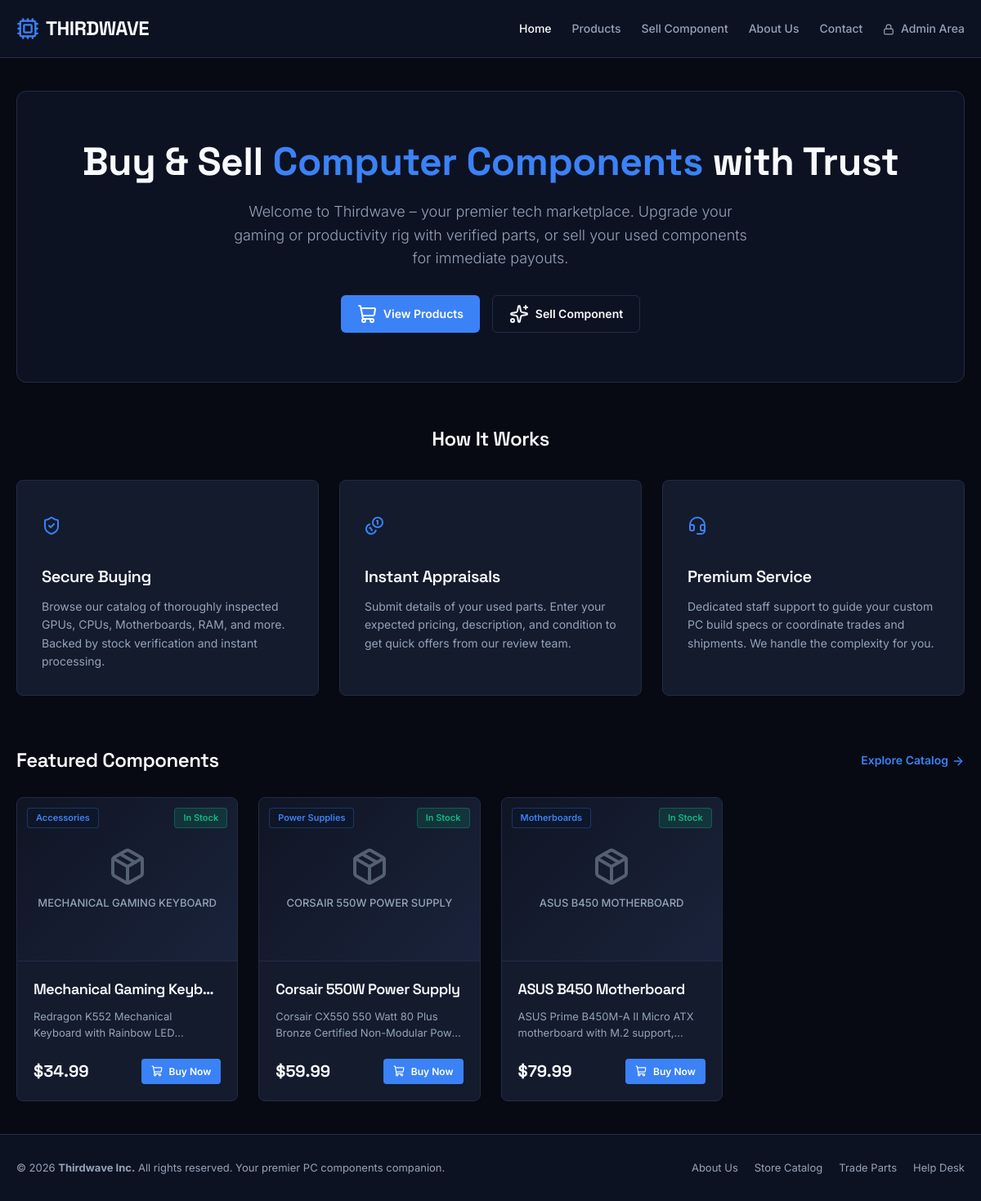
The page / on the database its author committed.
### tables this page shows
CREATE TABLE `products` (
  `id` INT AUTO_INCREMENT PRIMARY KEY,
  `category_id` INT NOT NULL,
  `name` VARCHAR(150) NOT NULL,
  `description` TEXT,
  `price` DECIMAL(10,2) NOT NULL,
  `stock_quantity` INT NOT NULL DEFAULT 0,
  `image` VARCHAR(255) DEFAULT NULL,
  `status` VARCHAR(25) NOT NULL DEFAULT 'Available',
  `created_at` TIMESTAMP DEFAULT CURRENT_TIMESTAMP,
  FOREIGN KEY (`category_id`) REFERENCES `categories` (`id`) ON DELETE CASCADE
);

CREATE TABLE `categories` (
  `id` INT AUTO_INCREMENT PRIMARY KEY,
  `name` VARCHAR(100) NOT NULL UNIQUE,
  `created_at` TIMESTAMP DEFAULT CURRENT_TIMESTAMP
);

### index.php (the view)
<?php
require_once 'includes/db.php';
require_once 'includes/header.php';
$featured_query = "SELECT p.*, c.name AS category_name FROM products p JOIN categories c ON p.category_id = c.id WHERE p.status = 'Available' ORDER BY p.id DESC LIMIT 3";
$featured_result = $conn->query($featured_query);
?>
<div class="hero" id="home_hero">
  <h1>Buy & Sell <span>Computer Components</span> with Trust</h1>
  <p>Welcome to Thirdwave – your premier tech marketplace. Upgrade your gaming or productivity rig with verified parts, or sell your used components for immediate payouts.</p>
  <div class="hero-actions">
    <a href="products.php" class="btn btn-primary" id="btn_shop"><i data-lucide="shopping-cart"></i> View Products</a>
    <a href="sell.php" class="btn btn-secondary" id="btn_sell"><i data-lucide="sparkles"></i> Sell Component</a>
  </div>
</div>
<h2 class="section-title text-center" style="text-align: center; font-size: 24px; margin-bottom: 30px;">How It Works</h2>
<div class="features-grid">
  <div class="feature-card" id="feat_buy">
    <div class="feature-icon"><i data-lucide="shield-check"></i></div>
    <h3>Secure Buying</h3>
    <p>Browse our catalog of thoroughly inspected GPUs, CPUs, Motherboards, RAM, and more. Backed by stock verification and instant processing.</p>
  </div>
  <div class="feature-card" id="feat_sell">
    <div class="feature-icon"><i data-lucide="coins"></i></div>
    <h3>Instant Appraisals</h3>
    <p>Submit details of your used parts. Enter your expected pricing, description, and condition to get quick offers from our review team.</p>
  </div>
  <div class="feature-card" id="feat_support">
    <div class="feature-icon"><i data-lucide="headset"></i></div>
    <h3>Premium Service</h3>
    <p>Dedicated staff support to guide your custom PC build specs or coordinate trades and shipments. We handle the complexity for you.</p>
  </div>
</div>
<div class="featured-section" style="margin-top: 60px;">
  <div style="display: flex; justify-content: space-between; align-items: center; margin-bottom: 25px;">
    <h2 style="font-size: 24px; margin: 0;">Featured Components</h2>
    <a href="products.php" style="color: #3b82f6; font-size: 14px; font-weight: 600; display: flex; align-items: center; gap: 4px;">Explore Catalog <i data-lucide="arrow-right" style="width: 16px; height: 16px;"></i></a>
  </div>
  <div class="products-grid">
    <?php if ($featured_result && $featured_result->num_rows > 0): ?>
      <?php while($row = $featured_result->fetch_assoc()): ?>
        <div class="product-card" id="prod_card_<?php echo $row['id']; ?>">
          <div class="product-image-container">
            <span class="category-tag"><?php echo htmlspecialchars($row['category_name']); ?></span>
            <span class="stock-status <?php echo ($row['stock_quantity'] > 0) ? 'stock-in' : 'stock-out'; ?>">
              <?php echo ($row['stock_quantity'] > 0) ? 'In Stock' : 'Out of Stock'; ?>
            </span>
            <?php if (!empty($row['image']) && file_exists('uploads/' . $row['image'])): ?>
              <img src="uploads/<?php echo htmlspecialchars($row['image']); ?>" alt="<?php echo htmlspecialchars($row['name']); ?>" class="product-img">
            <?php else: ?>
              <div class="image-fallback">
                <i data-lucide="package" style="width: 48px; height: 48px;"></i>
                <span><?php echo htmlspecialchars($row['name']); ?></span>
              </div>
            <?php endif; ?>
          </div>
          <div class="product-info">
            <h3 class="product-name"><?php echo htmlspecialchars($row['name']); ?></h3>
            <p class="product-desc"><?php echo htmlspecialchars($row['description']); ?></p>
            <div class="product-footer">
              <span class="product-price">$<?php echo number_format($row['price'], 2); ?></span>
              <a href="order.php?product_id=<?php echo $row['id']; ?>" class="btn btn-primary btn-sm <?php echo ($row['stock_quantity'] <= 0) ? 'disabled' : ''; ?>" style="<?php echo ($row['stock_quantity'] <= 0) ? 'pointer-events: none; opacity: 0.5;' : ''; ?>">
                <i data-lucide="shopping-cart" style="width:14px; height:14px;"></i> Buy Now
              </a>
            </div>
          </div>
        </div>
      <?php endwhile; ?>
    <?php else: ?>
      <p style="color: var(--text-muted); text-align: center; grid-column: 1 / -1;">No featured components found. Please run database.sql setup to seed catalog items!</p>
    <?php endif; ?>
  </div>
</div>
<?php require_once 'includes/footer.php'; ?>

### includes/header.php (shortened to what this page needs)
<?php
function is_active($page) {
    $current_script = basename($_SERVER['SCRIPT_NAME']);
    return ($current_script === $page) ? 'active' : '';
}
$is_admin_folder = strpos($_SERVER['SCRIPT_NAME'], '/admin/') !== false;
$base_prefix = $is_admin_folder ? '../' : '';
?>
<!DOCTYPE html>
<html lang="en">
<head>
  <link rel="stylesheet" href="<?php echo $base_prefix; ?>css/style.css">
</head>
<body>
<header class="site-header" id="site_header">
  <div class="nav-container">
    <a href="<?php echo $base_prefix; ?>index.php" class="logo" id="logo">
      <i data-lucide="cpu" style="width: 28px; height: 28px; color: #3b82f6;"></i>
      THIRDWAVE
    </a>
    <nav>
      <ul class="nav-menu">
        <li><a href="<?php echo $base_prefix; ?>index.php" class="nav-link <?php echo is_active('index.php'); ?>">Home</a></li>
        <li><a href="<?php echo $base_prefix; ?>products.php" class="nav-link <?php echo is_active('products.php'); ?>">Products</a></li>
        <li><a href="<?php echo $base_prefix; ?>sell.php" class="nav-link <?php echo is_active('sell.php'); ?>">Sell Component</a></li>
        <li><a href="<?php echo $base_prefix; ?>about.php" class="nav-link <?php echo is_active('about.php'); ?>">About Us</a></li>
        <li><a href="<?php echo $base_prefix; ?>contact.php" class="nav-link <?php echo is_active('contact.php'); ?>">Contact</a></li>
        <?php if (isset($_SESSION['admin'])): ?>
          <li><span class="admin-badge">Admin Mode</span></li>
          <li><a href="<?php echo $base_prefix; ?>admin/dashboard.php" class="nav-link <?php echo $is_admin_folder ? 'active' : ''; ?>" style="color: #3b82f6;">Dashboard</a></li>
          <li><a href="<?php echo $base_prefix; ?>admin/logout.php" class="nav-btn" style="background-color: #ef4444;"><i data-lucide="log-out" style="display:inline-block; vertical-align:middle; width:14px; height:14px; margin-right:4px;"></i> Logout</a></li>
        <?php else: ?>
          <li><a href="<?php echo $base_prefix; ?>login.php" class="nav-link <?php echo is_active('login.php'); ?>"><i data-lucide="lock" style="display:inline-block; vertical-align:middle; width:14px; height:14px; margin-right:4px;"></i> Admin Area</a></li>
        <?php endif; ?>
      </ul>
    </nav>
  </div>
</header>
<main class="main-content">

### includes/footer.php (shortened to what this page needs)
<?php
$is_admin_folder = strpos($_SERVER['SCRIPT_NAME'], '/admin/') !== false;
$base_prefix = $is_admin_folder ? '../' : '';
?>
</main>
<footer class="site-footer" id="site_footer">
  <div class="footer-container">
    <div>
      <p>&copy; <?php echo date('Y'); ?> <strong>Thirdwave Inc.</strong> All rights reserved. Your premier PC components companion.</p>
    </div>
    <div class="footer-links">
      <a href="<?php echo $base_prefix; ?>about.php">About Us</a>
      <a href="<?php echo $base_prefix; ?>products.php">Store Catalog</a>
      <a href="<?php echo $base_prefix; ?>sell.php">Trade Parts</a>
      <a href="<?php echo $base_prefix; ?>contact.php">Help Desk</a>
    </div>
  </div>
</footer>
</body>
</html>

### rows shown on the page
products: category.name "Accessories", stock_quantity "In Stock", name "MECHANICAL GAMING KEYBOARD", name "Mechanical Gaming Keyb…", description "Redragon K552 Mechanical Keyboard with Rainbow…", price "34.99"
products: category.name "Power Supplies", stock_quantity "In Stock", name "CORSAIR 550W POWER SUPPLY", name "Corsair 550W Power Supply", description "Corsair CX550 550 Watt 80 Plus Bronze Certified Non-Modular…", price "59.99"
products: category.name "Motherboards", stock_quantity "In Stock", name "ASUS B450 MOTHERBOARD", name "ASUS B450 Motherboard", description "ASUS Prime B450M-A II Micro ATX motherboard with M.2…", price "79.99"
